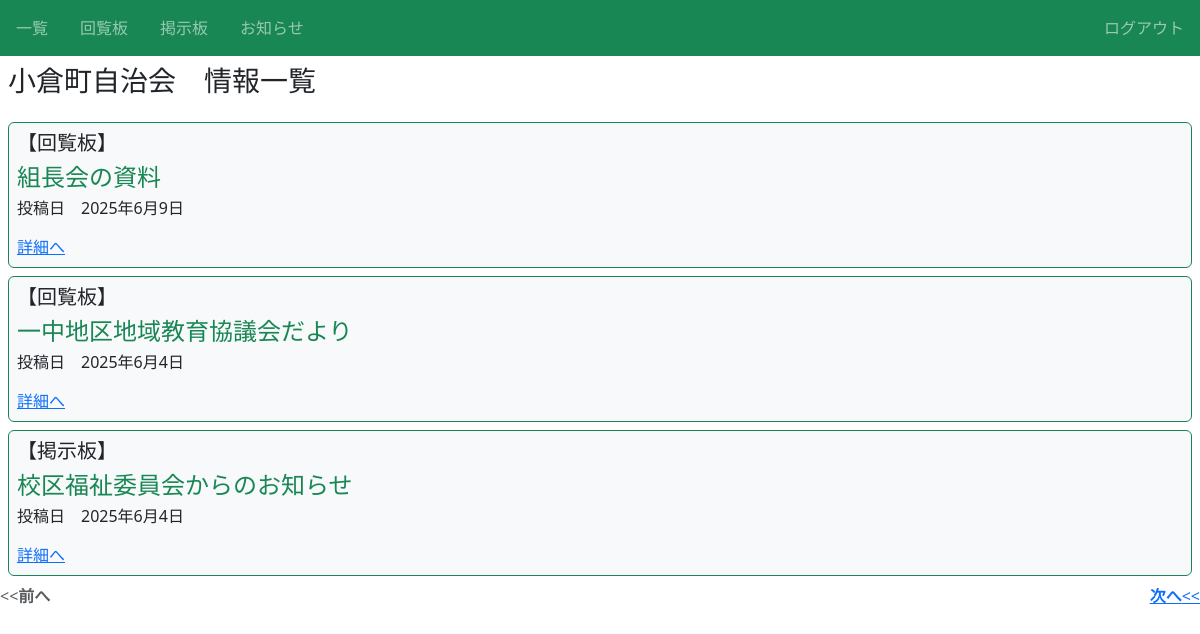
Screenshot of /j_sns/ (signed in) with the database file from the repository.
### j_sns/models.py (models this page shows, shortened)
class Info(models.Model):
    category = models.CharField(
        max_length=50,
        choices = CATEGORY
        )
    title = models.CharField(max_length=250,verbose_name='タイトル')
    content = models.TextField(verbose_name='内容')
    created_at = models.DateField(
        auto_now_add=True,
        blank=True,
        verbose_name='投稿日'
        )
    thumbnail1 = models.ImageField(null=True, blank=True)
    thumbnail2 = models.ImageField(null=True, blank=True)
    thumbnail3 = models.ImageField(null=True, blank=True)
    file = models.FileField(upload_to='uploads/', null=True, blank=True)  # ファイルをアッ
    user = models.ForeignKey(User, on_delete=models.CASCADE)

### j_sns/views.py (the view)
# urls.py: path('j_sns/', views.ListJSnsView.as_view(), name='list-jsns'),
class ListJSnsView(LoginRequiredMixin, ListView):
    template_name = 'j_sns/j_sns_list.html'
    model = Info
    paginate_by = ITEM_PER_PAGE
    ordering = ['-created_at']

### j_sns/templates/j_sns/j_sns_list.html (shortened to what this page needs)
{% extends 'base.html' %}
{% block h1 %}小倉町自治会　情報一覧{% endblock %}
{% block content %}
    {% for item in object_list %}
    <div class="p-2 m-2 bg-light border border-success rounded">
        <h5>【{{ item.get_category_display }}】</h5>
        <h4 class="text-success">{{ item.title }}</h4>
        <h6 >投稿日　{{ item.created_at }}</h6>
        <div class="mt-3">
            <a href="{% url 'detail-jsns' item.pk %}">詳細へ</a>
        </div>
    </div>
    {% endfor %}
    {% include 'j_sns/components/pagenation.html' %}
{% endblock content %}

### rows the page displays
Info: category "回覧板", title "組長会の資料", created_at "2025年6月9日"
Info: category "回覧板", title "一中地区地域教育協議会だより", created_at "2025年6月4日"
Info: category "掲示板", title "校区福祉委員会からのお知らせ", created_at "2025年6月4日"
